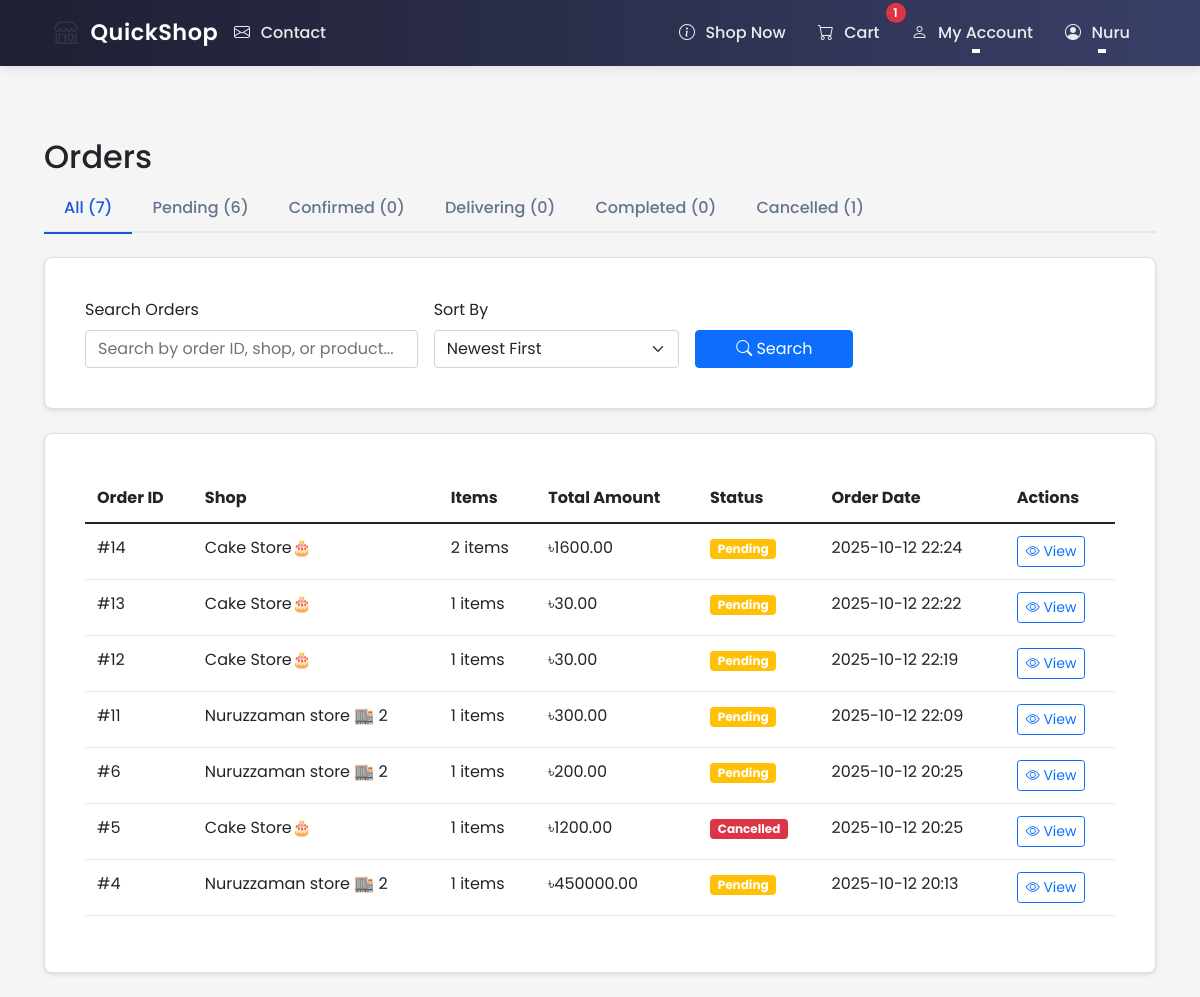
Page /user/orders (signed in) on the committed database.
### ecommerce/models/user.py (models this page shows, shortened)
class User(UserMixin, db.Model):
    id = db.Column(db.Integer, primary_key=True)
    username = db.Column(db.String(80), unique=True, nullable=False)
    email = db.Column(db.String(120), unique=True, nullable=False)
    password_hash = db.Column(db.String(128))
    role = db.Column(db.String(20), nullable=False, default='user')  # user, shop_owner, delivery, admin
    phone = db.Column(db.String(20))  # Added phone number field
    location_lat = db.Column(db.Float)
    location_lng = db.Column(db.Float)
    address = db.Column(db.String(200))
    created_at = db.Column(db.DateTime, default=datetime.utcnow)
    updated_at = db.Column(db.DateTime, default=datetime.utcnow, onupdate=datetime.utcnow)
    is_active = db.Column(db.Boolean, default=True)
    email_notifications = db.Column(db.Boolean, default=True)
    orders = db.relationship('Order', lazy=True, foreign_keys='Order.customer_id')
    shop = db.relationship('Shop', backref='owner', lazy=True, uselist=False)
    deliveries = db.relationship('Order', backref='assigned_delivery_person', lazy=True,
                               foreign_keys='Order.delivery_person_id')

### ecommerce/models/order.py (models this page shows, shortened)
class Order(db.Model):
    id = db.Column(db.Integer, primary_key=True)
    customer_id = db.Column(db.Integer, db.ForeignKey('user.id'), nullable=False)
    shop_id = db.Column(db.Integer, db.ForeignKey('shop.id'), nullable=False)
    delivery_person_id = db.Column(db.Integer, db.ForeignKey('user.id'))
    status = db.Column(db.String(20), nullable=False, default='pending')
    confirmed = db.Column(db.Boolean, default=False)  # New column to track confirmation
    total_amount = db.Column(db.Float, nullable=False, default=0.0)
    delivery_fee = db.Column(db.Float, nullable=False, default=5.0)  # Default delivery fee
    delivery_address = db.Column(db.String(200), nullable=True)  # Made nullable
    delivery_lat = db.Column(db.Float, nullable=True)  # Made nullable for consistency
    delivery_lng = db.Column(db.Float, nullable=True)  # Made nullable for consistency
    created_at = db.Column(db.DateTime, default=datetime.utcnow)
    updated_at = db.Column(db.DateTime, default=datetime.utcnow, onupdate=datetime.utcnow)
    estimated_delivery_time = db.Column(db.DateTime)
    special_instructions = db.Column(db.Text)
    payment_method = db.Column(db.String(20), nullable=False, default='cod')  # cod, bkash, nagad, card
    payment_status = db.Column(db.String(20), nullable=False, default='pending')  # pending, paid, failed
    payment_details = db.Column(db.JSON)  # Store payment method specific details
    payment_transaction_id = db.Column(db.String(100))  # For online payments
    items = db.relationship('OrderItem', backref='order', lazy=True, cascade='all, delete-orphan')
    customer = db.relationship('User', foreign_keys=[customer_id])
    delivery_person = db.relationship('User', foreign_keys=[delivery_person_id], backref='delivery_orders')
    shop = db.relationship('Shop', foreign_keys=[shop_id], backref='orders')

### ecommerce/models/shop.py (models this page shows, shortened)
class Shop(db.Model):
    id = db.Column(db.Integer, primary_key=True)
    name = db.Column(db.String(100), nullable=False)
    description = db.Column(db.Text)
    about = db.Column(db.Text)  # New field for shop-specific About content
    owner_id = db.Column(db.Integer, db.ForeignKey('user.id'), nullable=False)
    location_lat = db.Column(db.Float, nullable=True)
    location_lng = db.Column(db.Float, nullable=True)
    address = db.Column(db.String(200), nullable=True)
    approval_status = db.Column(db.String(20), server_default='pending')  # pending, approved, rejected
    images = db.relationship('Image', lazy=True,
                           foreign_keys='Image.shop_id',
                           cascade="all, delete-orphan",
                           backref=db.backref('shop_ref', lazy=True))
    phone = db.Column(db.String(20))
    email = db.Column(db.String(120))
    website = db.Column(db.String(200))
    business_hours = db.Column(db.Text)  # Stored as JSON string
    created_at = db.Column(db.DateTime, default=datetime.utcnow)
    is_active = db.Column(db.Boolean, default=False)  # Only true after approval
    products = db.relationship('Product', backref='shop', lazy=True)

### ecommerce/routes/user.py (the view, shortened to what this page needs)
@user_bp.route('/orders')
@login_required
@customer_required
def orders():
    search_query = request.args.get('q', '')
    status = request.args.get('status')
    sort = request.args.get('sort', 'newest')
    page = request.args.get('page', 1, type=int)
    per_page = 10
    query = Order.query.filter_by(customer_id=current_user.id)
    status_counts = {
        'all': query.count(),
        'pending': query.filter(Order.status == 'pending').count(),
        'confirmed': query.filter(Order.status == 'confirmed').count(),
        'delivering': query.filter(Order.status == 'delivering').count(),
        'completed': query.filter(Order.status == 'completed').count(),
        'cancelled': query.filter(Order.status == 'cancelled').count()
    }
    if status:
        query = query.filter_by(status=status)
    if sort == 'oldest':
        query = query.order_by(Order.created_at.asc())
    elif sort == 'highest':
        query = query.order_by(Order.total_amount.desc())
    elif sort == 'lowest':
        query = query.order_by(Order.total_amount.asc())
    else:  # newest
        query = query.order_by(Order.created_at.desc())
    pagination = query.paginate(page=page, per_page=per_page)
    orders = pagination.items
    return render_template('user/orders.html',
                         orders=orders,
                         pagination=pagination,
                         status_counts=status_counts,
                         current_status=status,
                         current_sort=sort,
                         search_query=search_query)

### ecommerce/templates/user/orders.html (shortened to what this page needs)
{% extends "base.html" %}
{% block content %}
<div class="container mt-4">
    <h2>Orders</h2>
    <div class="mb-4">
        <div class="nav nav-tabs">
            <a class="nav-link {{ 'active' if not current_status }}" href="{{ url_for('user.orders') }}">
                All ({{ status_counts['all'] }})
            </a>
            <a class="nav-link {{ 'active' if current_status == 'pending' }}" href="{{ url_for('user.orders', status='pending') }}">
                Pending ({{ status_counts['pending'] }})
            </a>
            <a class="nav-link {{ 'active' if current_status == 'confirmed' }}" href="{{ url_for('user.orders', status='confirmed') }}">
                Confirmed ({{ status_counts['confirmed'] }})
            </a>
            <a class="nav-link {{ 'active' if current_status == 'delivering' }}" href="{{ url_for('user.orders', status='delivering') }}">
                Delivering ({{ status_counts['delivering'] }})
            </a>
            <a class="nav-link {{ 'active' if current_status == 'completed' }}" href="{{ url_for('user.orders', status='completed') }}">
                Completed ({{ status_counts['completed'] }})
            </a>
            <a class="nav-link {{ 'active' if current_status == 'cancelled' }}" href="{{ url_for('user.orders', status='cancelled') }}">
                Cancelled ({{ status_counts['cancelled'] }})
            </a>
        </div>
    </div>
    <div class="card mb-4">
        <div class="card-body">
            <form class="row g-3" method="GET" action="{{ url_for('user.orders') }}">
                <div class="col-md-4">
                    <label class="form-label">Search Orders</label>
                    <input type="text" class="form-control" name="q"
                           value="{{ search_query }}"
                           placeholder="Search by order ID, shop, or product...">
                </div>
                <div class="col-md-3">
                    <label class="form-label">Sort By</label>
                    <select class="form-select" name="sort">
                        <option value="newest" {% if current_sort == 'newest' %}selected{% endif %}>Newest First</option>
                    </select>
                </div>
                <div class="col-md-2 d-flex align-items-end">
                    <button type="submit" class="btn btn-primary w-100">
                        <i class="bi bi-search"></i> Search
                    </button>
                </div>
            </form>
        </div>
    </div>
    <div class="card">
        <div class="card-body">
            {% if orders %}
                <div class="table-responsive">
                    <table class="table">
                        <thead>
                            <tr>
                                <th>Order ID</th>
                                <th>Shop</th>
                                <th>Items</th>
                                <th>Total Amount</th>
                                <th>Status</th>
                                <th>Order Date</th>
                                <th>Actions</th>
                            </tr>
                        </thead>
                        <tbody>
                            {% for order in orders %}
                                <tr>
                                    <td>#{{ order.id }}</td>
                                    <td>{{ order.shop.name }}</td>
                                    <td>{{ order.items|length }} items</td>
                                    <td>৳{{ "%.2f"|format(order.total_amount) }}</td>
                                    <td>
                                        <span class="badge bg-{{ {
                                            'pending': 'warning',
                                            'confirmed': 'info',
                                            'delivering': 'primary',
                                            'completed': 'success',
                                            'cancelled': 'danger'
                                        }[order.status] }}">
                                            {{ order.status|title }}
                                        </span>
                                    </td>
                                    <td>{{ order.created_at.strftime('%Y-%m-%d %H:%M') }}</td>
                                    <td>
                                        <div class="btn-group">
                                            <a href="{{ url_for('user.order_detail', order_id=order.id) }}"
                                               class="btn btn-sm btn-outline-primary">
                                                <i class="bi bi-eye"></i> View
                                            </a>
                                        </div>
                                    </td>
                                </tr>
                            {% endfor %}
                        </tbody>
                    </table>
                </div>
            {% else %}
                <div class="text-center py-4">
                    <p class="text-muted mb-0">No orders found matching your criteria.</p>
                </div>
            {% endif %}
        </div>
    </div>
</div>
{% endblock %}

### ecommerce/templates/base.html (shortened to what this page needs)
<!DOCTYPE html>
<html lang="en">
<head>
    <link href="https://cdn.jsdelivr.net/npm/bootstrap@5.1.3/dist/css/bootstrap.min.css" rel="stylesheet">
    <link rel="stylesheet" href="https://cdn.jsdelivr.net/npm/bootstrap-icons@1.7.2/font/bootstrap-icons.css">
    <link rel="stylesheet" href="{{ url_for('static', filename='css/style.css') }}">
</head>
<body class="d-flex flex-column min-vh-100">
    <nav class="navbar navbar-expand-lg navbar-light">
        <div class="container">
            <a class="logo" href="{{ url_for('main.index') }}">
                <span class="logo-icon">
                    <i class="bi bi-shop"></i>
                </span>
                <span class="logo">QuickShop</span>
            </a>
            <div class="collapse navbar-collapse" id="navbarNav">
                <ul class="navbar-nav me-auto">
                    <li class="nav-item">
                        <a class="nav-link" href="{{ url_for('main.contact_page') }}">
                            <i class="bi bi-envelope"></i> Contact
                        </a>
                    </li>
                </ul>
                <ul class="navbar-nav ms-auto">
                    {% if current_user.is_authenticated %}
                        {% if current_user.role == 'admin' %}
                        <li class="nav-item">
                            <a class="nav-link" href="{{ url_for('admin.dashboard') }}">
                                <i class="bi bi-speedometer2"></i> Admin Panel
                            </a>
                        </li>
                        <li class="nav-item dropdown">
                            <a class="nav-link dropdown-toggle" href="#" role="button" data-bs-toggle="dropdown">
                                <i class="bi bi-gear"></i> Manage
                            </a>
                            <ul class="dropdown-menu">
                                <li>
                                    <a class="dropdown-item" href="{{ url_for('admin.orders') }}">
                                        <i class="bi bi-box-seam"></i> Orders
                                    </a>
                                </li>
                                <li>
                                    <a class="dropdown-item" href="{{ url_for('admin.manage_shops') }}">
                                        <i class="bi bi-shop"></i> Shops
                                    </a>
                                </li>
                                <li>
                                    <a class="dropdown-item" href="{{ url_for('admin.manage_delivery') }}">
                                        <i class="bi bi-truck"></i> Delivery
                                    </a>
                                </li>
                                <li>
                                    <a class="dropdown-item" href="{{ url_for('admin.settings') }}">
                                        <i class="bi bi-gear"></i> Settings
                                    </a>
                                </li>
                            </ul>
                        </li>
                        {% else %}
                        <li class="nav-item">
                            <a class="nav-link" href="{{ url_for('shop.index') }}" </a>
                                <i class="bi bi-info-circle"></i> Shop Now
                            </a>
                        </li>
                        <li class="nav-item">
                            <a class="nav-link position-relative" href="{{ url_for('main.cart') }}">
                                <i class="bi bi-cart"></i> Cart
                                <span class="position-absolute top-0 start-100 translate-middle badge rounded-pill bg-danger cart-count">
                                </span>
                            </a>
                        </li>
                        <li class="nav-item dropdown">
                            <a class="nav-link dropdown-toggle" href="#" role="button" data-bs-toggle="dropdown">
                                <i class="bi bi-person"></i> My Account
                            </a>
                        </li>
                        {% endif %}
                        <li class="nav-item dropdown">
                            <a class="nav-link dropdown-toggle" href="#" role="button" data-bs-toggle="dropdown">
                                <i class="bi bi-person-circle"></i> {{ current_user.username }}
                            </a>
                        </li>
                    {% endif %}
                </ul>
            </div>
        </div>
    </nav>
    <div class="flash-messages-container">
    </div>
    <main class="flex-shrink-0">
        {% block content %}{% endblock %}
    </main>
</body>
</html>

### rows in the picture
User: username "Nuru"
Order: id "14", shop.name "Cake Store🎂", items|length "2", total_amount "1600.00", status "Pending", created_at "2025-10-12 22:24"
Order: id "13", shop.name "Cake Store🎂", items|length "1", total_amount "30.00", status "Pending", created_at "2025-10-12 22:22"
Order: id "12", shop.name "Cake Store🎂", items|length "1", total_amount "30.00", status "Pending", created_at "2025-10-12 22:19"
Order: id "11", shop.name "Nuruzzaman store 🏬 2", items|length "1", total_amount "300.00", status "Pending", created_at "2025-10-12 22:09"
Order: id "6", shop.name "Nuruzzaman store 🏬 2", items|length "1", total_amount "200.00", status "Pending", created_at "2025-10-12 20:25"
Order: id "5", shop.name "Cake Store🎂", items|length "1", total_amount "1200.00", status "Cancelled", created_at "2025-10-12 20:25"
Order: id "4", shop.name "Nuruzzaman store 🏬 2", items|length "1", total_amount "450000.00", status "Pending", created_at "2025-10-12 20:13"

### other values in the picture
{{ status_counts['all'] }} "7"
{{ status_counts['pending'] }} "6"
{{ status_counts['confirmed'] }} "0"
{{ status_counts['delivering'] }} "0"
{{ status_counts['completed'] }} "0"
{{ status_counts['cancelled'] }} "1"
